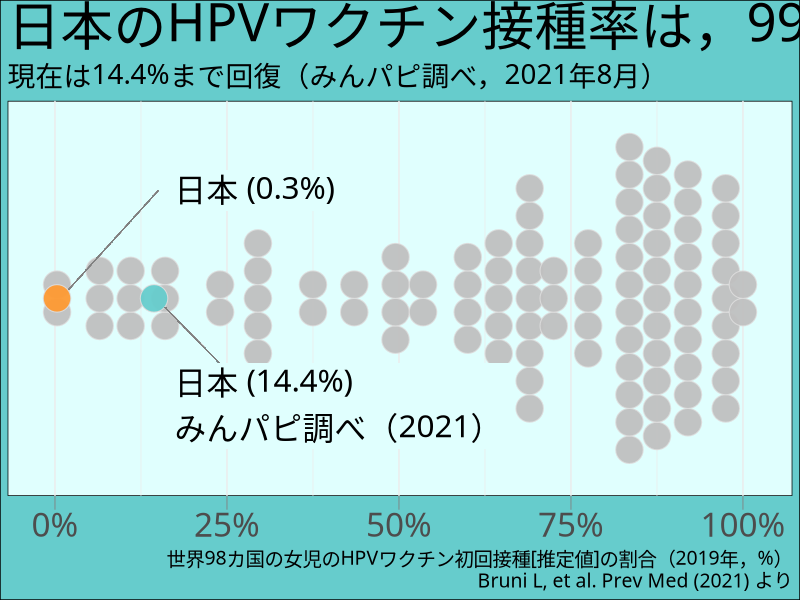

The R source for this figure:
library(tidyverse); library(readxl)


# data preparation --------------------------------------------------------

hpv2 <- read_csv("hpv2.csv")

# data viz (highlight JPN: dotplot) --------------------------------------

hpv2 |>
  mutate(jpn = factor(case_when(iso3 == "JPN"  ~ "日本1",
                                iso3 == "JPN2" ~ "日本2",
                                .default = "それ以外")),
         hpv = hpv / 100) |>
  ggplot(aes(x = hpv)) +
  geom_dotplot(aes(fill = jpn), alpha = 0.95, color = "#dcdcdc",
               binwidth = 0.04, stackdir = "center") +
  geom_segment(aes(x = 0.15, y = 0.3, xend = 0.02, yend = 0.025),
               color = "#808080", size = 0.2, alpha = 0.8) +
  geom_label(aes(x = 0.16, y = 0.3, label = "日本 (0.3%)"),
             hjust = 0,　vjust = 0.5, color = "black", fill = "#E0FFFE", label.size = NA,
             family = "HiraKakuPro-W3", size = 8) +
  geom_segment(aes(x = 0.3, y = -0.3, xend = 0.16, yend = -0.025),
               color = "#808080", size = 0.2, alpha = 0.8) +
  geom_label(aes(x = 0.16, y = -0.3, label = "日本 (14.4%)\nみんパピ調べ（2021）"),
             hjust = 0,　vjust = 0.5, color = "black", fill = "#E0FFFE", label.size = NA,
             family = "HiraKakuPro-W3", size = 8) +
  labs(title = "日本のHPVワクチン接種率は，99カ国中98位...",
       subtitle = "現在は14.4%まで回復（みんパピ調べ，2021年8月）",
       caption = "世界98カ国の女児のHPVワクチン初回接種[推定値]の割合（2019年，%）\nBruni L, et al. Prev Med (2021) より") +
  scale_y_continuous(NULL, breaks = NULL) +
  scale_x_continuous(labels = scales::percent) +
  scale_fill_manual(values = c("#c0c0c0", "#FE9A33", "#66CCCC")) +
  theme_minimal(base_family = "HiraKakuPro-W3") +
  theme(plot.background 　　= element_rect(fill = "#66CCCC"),
        panel.background    = element_rect(fill = "#E0FFFE"),
        axis.title.x        = element_blank(),
        axis.text           = element_text(size = 24),
        axis.ticks.x        = element_line(size = 0.3, color = "#808080"), 
        axis.ticks.length.x = unit(.35, "cm"),
        plot.title          = element_text(color = "Black", size = 38, "HiraKakuPro-W6"),
        plot.subtitle       = element_text(color = "Black", size = 20),
        plot.caption        = element_text(color = "Black", size = 14),
        legend.position     = "none")
